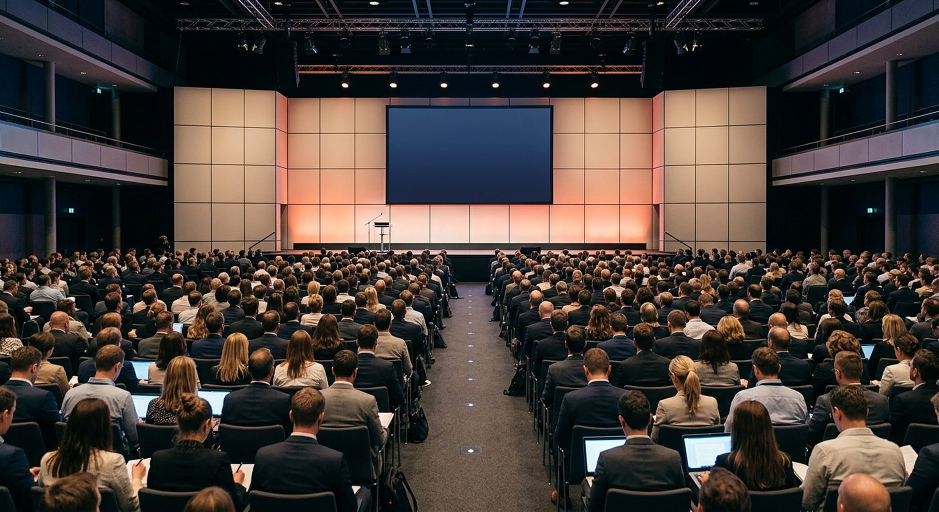
#> input picture marketing/site-hero/generated/scene-clean-desk-big.jpg, 2816 x 1536 px (shown at 1/3 size)
$ python -i build_cover.py   (imports and definitions only)
#> lines starting #> are read from the running program, lines starting #| are printed output that depends on the picture
#!/usr/bin/env python3
"""Сборка готовой обложки первого экрана для sm-production.ru.

Из двух сгенерированных сцен делает полный набор файлов:
  cover-desktop-text-2560x1440.jpg   обложка с типографикой, широкие экраны
  cover-desktop-text-1920x1080.jpg   то же, базовый размер Tilda
  cover-desktop-clean-1920x1080.jpg  без текста — если заголовок живёт в HTML
  cover-mobile-text-1080x1920.jpg    мобильная обложка с текстом
  cover-mobile-clean-1080x1920.jpg   мобильная без текста
  og-1200x630.jpg                    превью для соцсетей
  preview.jpg                        контактный лист

Запуск из корня репозитория:
    .venv/bin/python marketing/site-hero/build_cover.py
"""

from __future__ import annotations

import sys
from pathlib import Path

from PIL import Image, ImageDraw, ImageFilter, ImageFont

HERE = Path(__file__).resolve().parent
SRC = HERE / "generated"
OUT = HERE / "cover"
FONT_VF = HERE.parents[1] / "banners" / "anikom-arena-3000x2500-concepts" / "source" / "Montserrat-Variable.ttf"

NAVY = (8, 26, 43)
CORAL = (217, 74, 67)
WHITE = (255, 255, 255)
MUTED = (188, 199, 212)
DIM = (203, 214, 228)

# [2 lines not run here, left out]


# ─── шрифт и текст ───────────────────────────────────────────────────────────


# [4 lines left out: function font, not called in this run]


def tw(draw, text: str, face) -> int:
    box = draw.textbbox((0, 0), text, font=face)
    return box[2] - box[0]


def lh(face, factor: float = 1.14) -> int:
    ascent, descent = face.getmetrics()
    return round((ascent + descent) * factor)


# [43 lines left out: functions wrap, fit, push, tracked, not called in this run]


# ─── цветокоррекция ──────────────────────────────────────────────────────────


def curve(points: list[tuple[int, int]]) -> list[int]:
    """Кусочно-линейная кривая по 256 точкам."""
    lut = []
    for i in range(256):
        for (x0, y0), (x1, y1) in zip(points, points[1:]):
            if x0 <= i <= x1:
                t = 0 if x1 == x0 else (i - x0) / (x1 - x0)
                lut.append(round(y0 + (y1 - y0) * t))
                break
        else:
            lut.append(points[-1][1] if i > points[-1][0] else points[0][1])
    return [max(0, min(255, v)) for v in lut]


# Тени уводим в глубокий синий, света — в тёплый; средние тона чуть контрастнее
R_LUT = curve([(0, 0), (40, 30), (128, 132), (200, 214), (255, 255)])
G_LUT = curve([(0, 4), (40, 40), (128, 130), (200, 204), (255, 252)])
B_LUT = curve([(0, 26), (40, 62), (128, 138), (200, 196), (255, 240)])
#> further down, picture is the input picture: PIL image 2816x1536 RGB; mean R, G, B 70.3, 60.9, 56.5


def grade(image: Image.Image) -> Image.Image:
    image = image.convert("RGB")
    r, g, b = image.split()
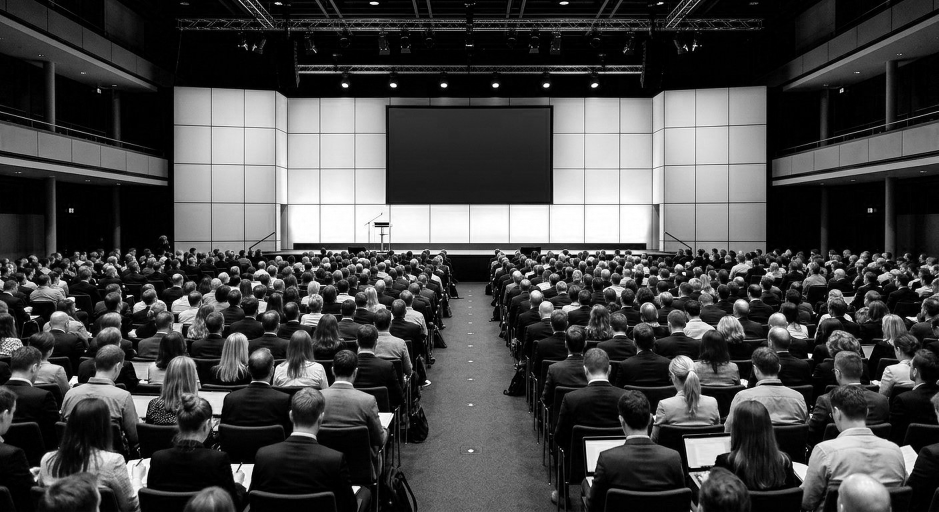
#> r: PIL image 2816x1536 L (shown at 1/3 size); min 0, max 255, mean 70.3
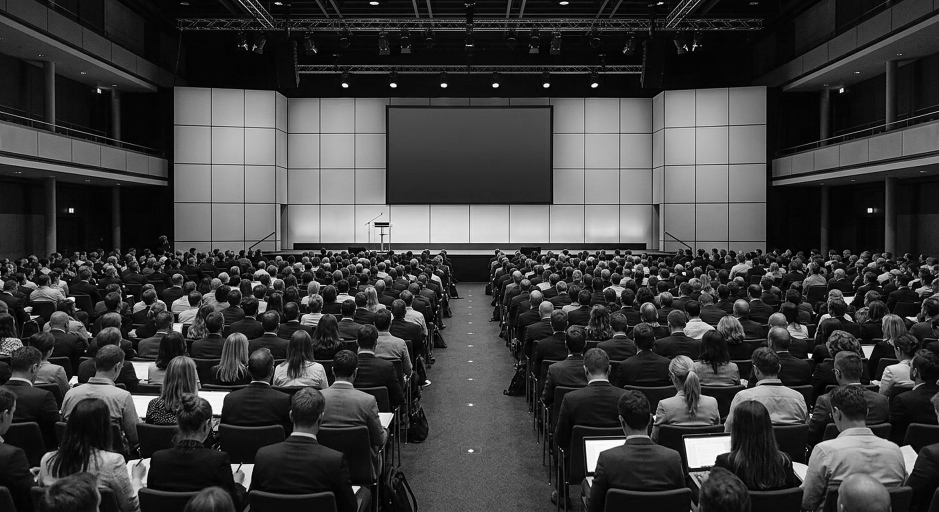
#> g: PIL image 2816x1536 L (shown at 1/3 size); min 0, max 255, mean 60.9
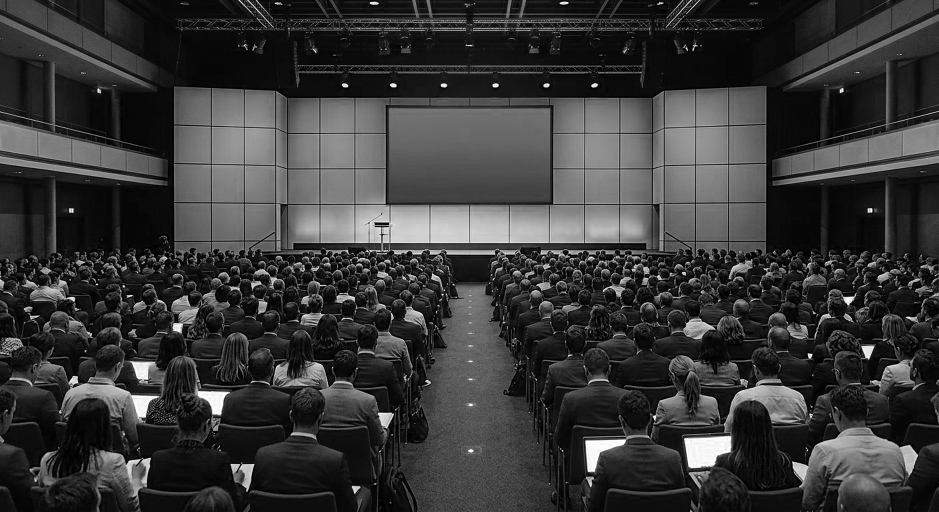
#> b: PIL image 2816x1536 L (shown at 1/3 size); min 0, max 255, mean 56.5
    image = Image.merge("RGB", (r.point(R_LUT), g.point(G_LUT), b.point(B_LUT)))
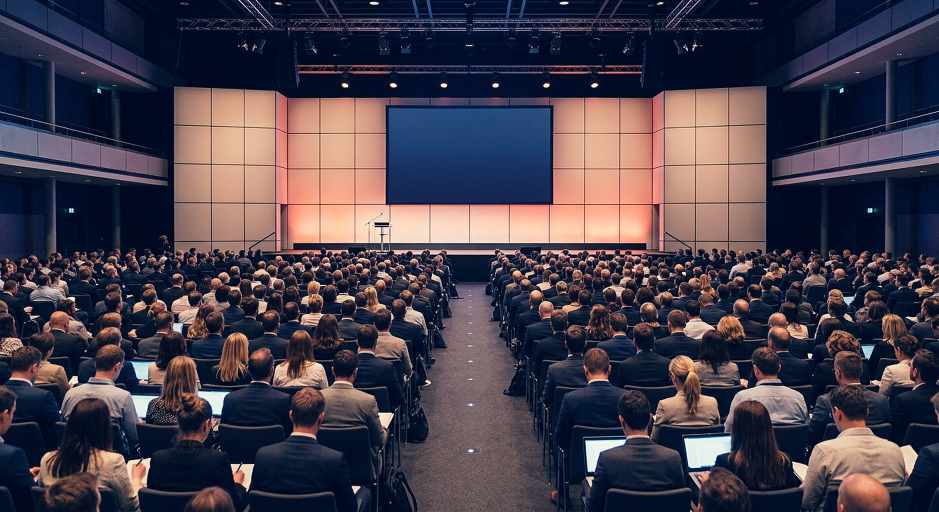
#> image: PIL image 2816x1536 RGB (shown at 1/3 size); mean R, G, B 70, 62.9, 75.5
    return image


# [68 lines left out: functions vignette, text_scrim, cover_crop, not called in this run]


# ─── типографика обложки ─────────────────────────────────────────────────────


TITLE = "Оформление\nмероприятий\nи праздников"
KICKER = "СЕЗОН 2027"
SUB = "Декорации, сцены, фотозоны\nи бренд-зоны под ключ"
PROOF = "Своё производство  \u00b7  Москва и Санкт-Петербург  \u00b7  Монтаж 24/7"


# [138 lines left out: functions lockup, compose_desktop, compose_mobile, save, main, not called in this run]


# [2 lines not run here, left out]

>>> from PIL import Image
>>> picture = Image.open('generated/scene-clean-desk-big.jpg')
>>> result = grade(picture)

$ run again, on marketing/site-hero/generated/hero-scene-mobile.jpg
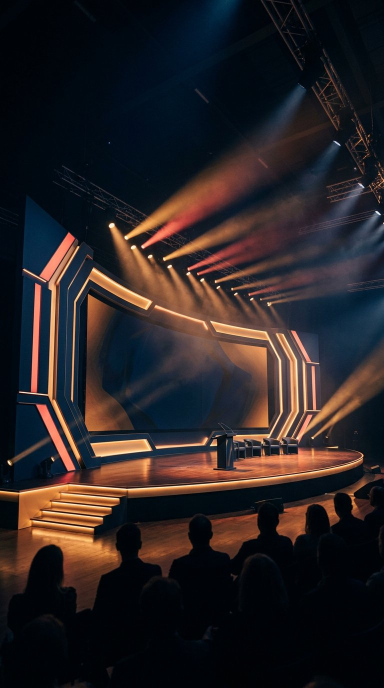
#> input picture marketing/site-hero/generated/hero-scene-mobile.jpg, 768 x 1376 px (shown at 1/2 size)
#> picture is the input picture: PIL image 768x1376 RGB; mean R, G, B 41.4, 34.8, 36.2
#> in grade, `r, g, b = image.split()`:
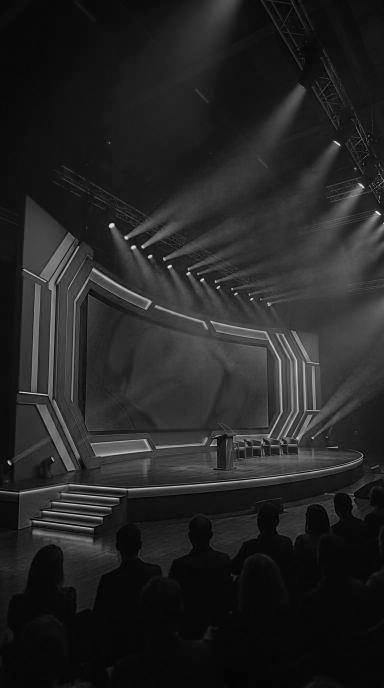
#> b: PIL image 768x1376 L (shown at 1/2 size); min 0, max 255, mean 36.2
#> in grade, `image = Image.merge("RGB", (r.point(R_LUT), g.point(G_LUT), b.point(B_..`:
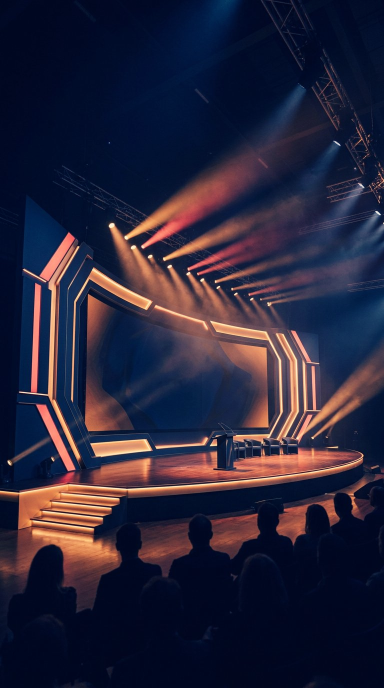
#> image: PIL image 768x1376 RGB (shown at 1/2 size); mean R, G, B 40.4, 36.9, 58.1

$ run again, on marketing/site-hero/generated/hero-scene.jpg
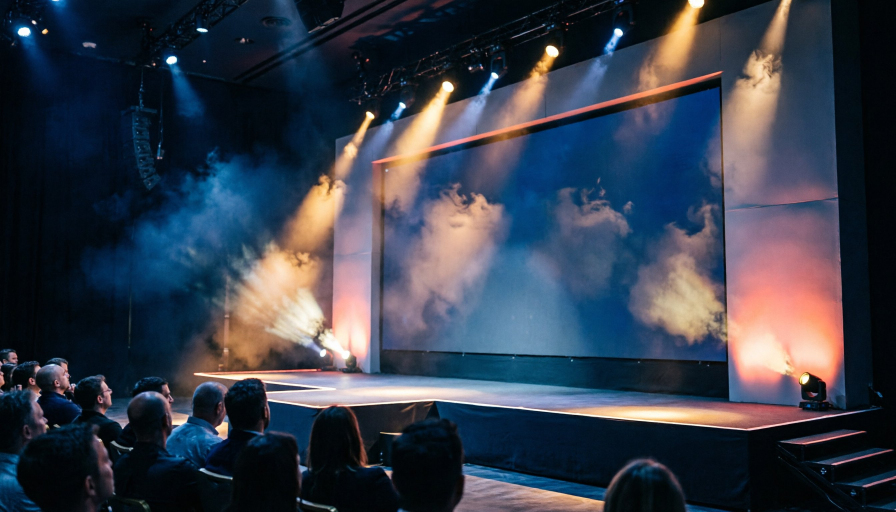
#> input picture marketing/site-hero/generated/hero-scene.jpg, 2688 x 1536 px (shown at 1/3 size)
#> picture is the input picture: PIL image 2688x1536 RGB; mean R, G, B 55.4, 62.2, 75.5
#> in grade, `r, g, b = image.split()`:
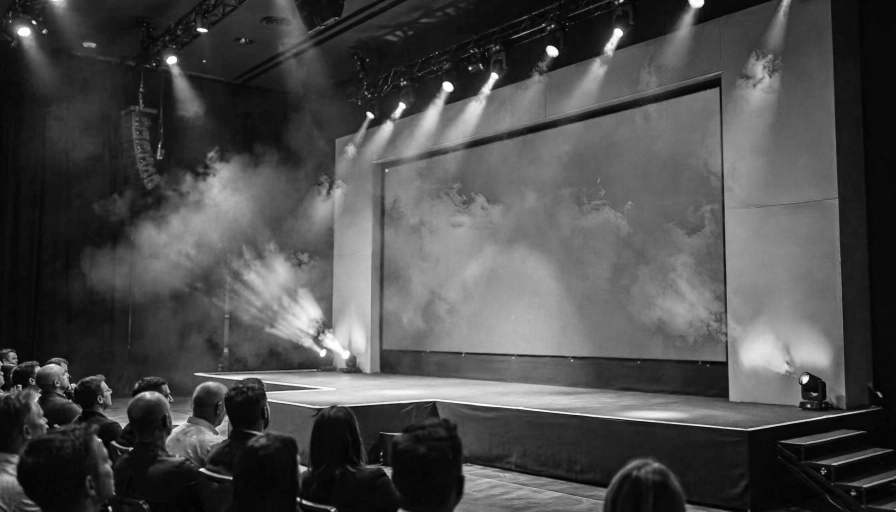
#> b: PIL image 2688x1536 L (shown at 1/3 size); min 0, max 255, mean 75.5
#> in grade, `image = Image.merge("RGB", (r.point(R_LUT), g.point(G_LUT), b.point(B_..`:
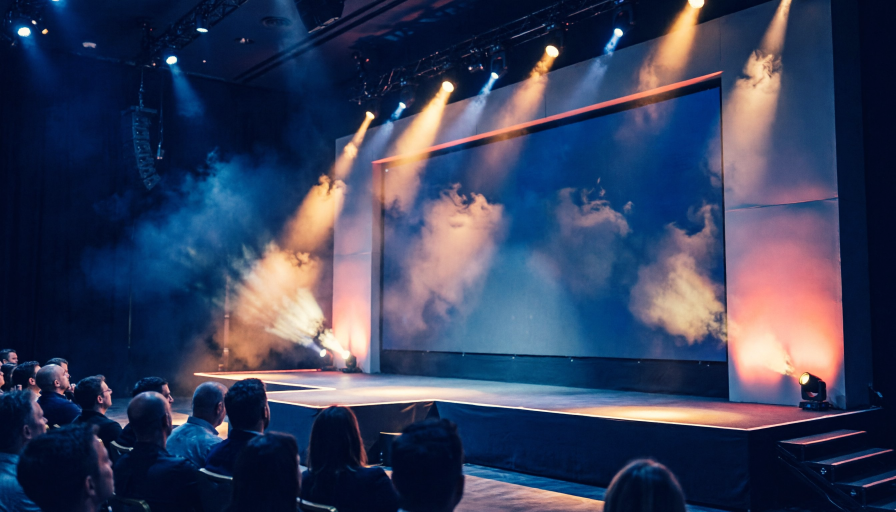
#> image: PIL image 2688x1536 RGB (shown at 1/3 size); mean R, G, B 55.2, 64.1, 92
